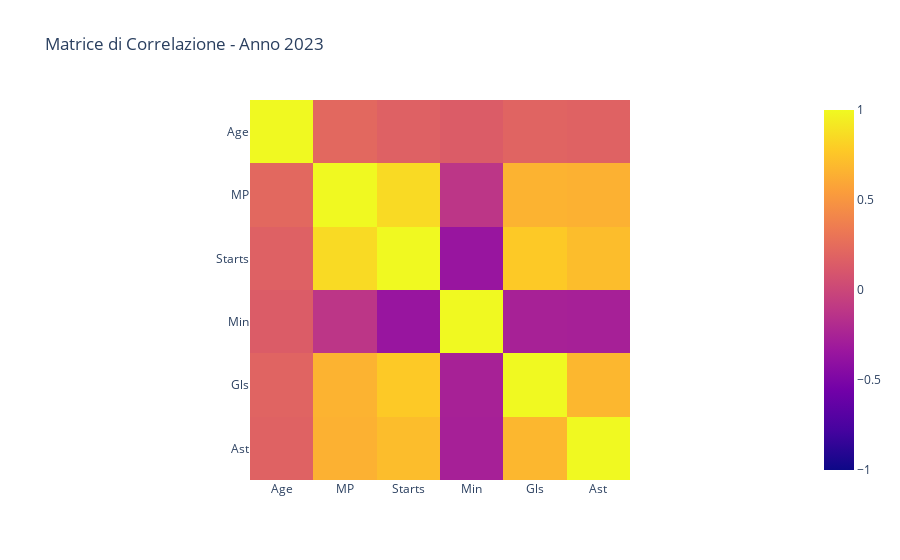
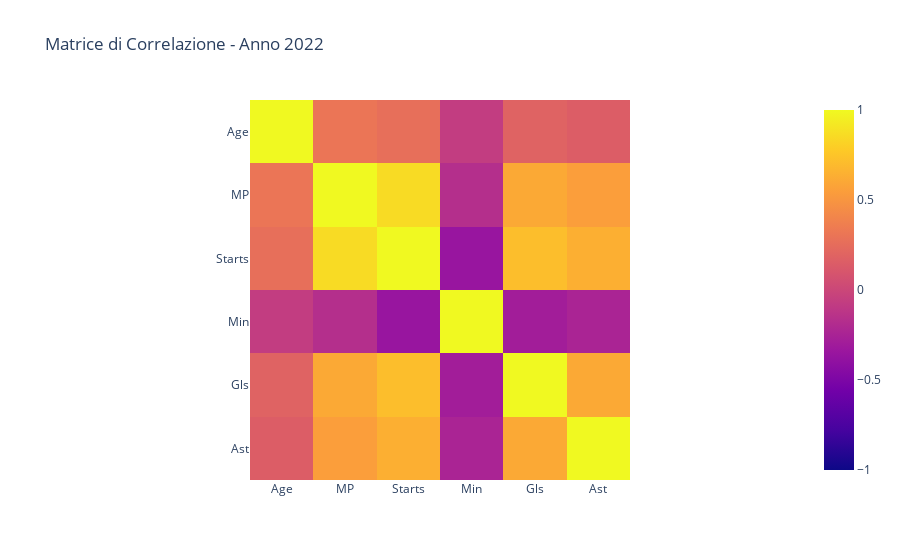
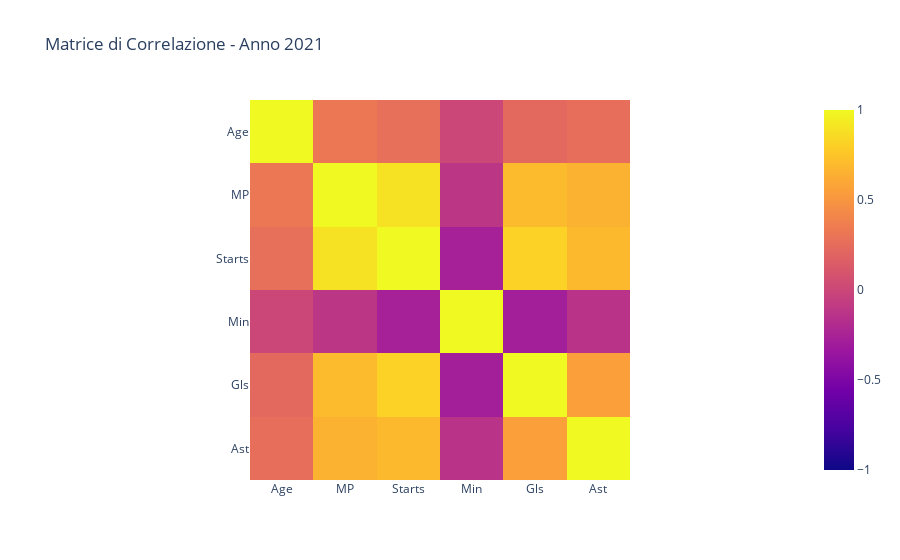
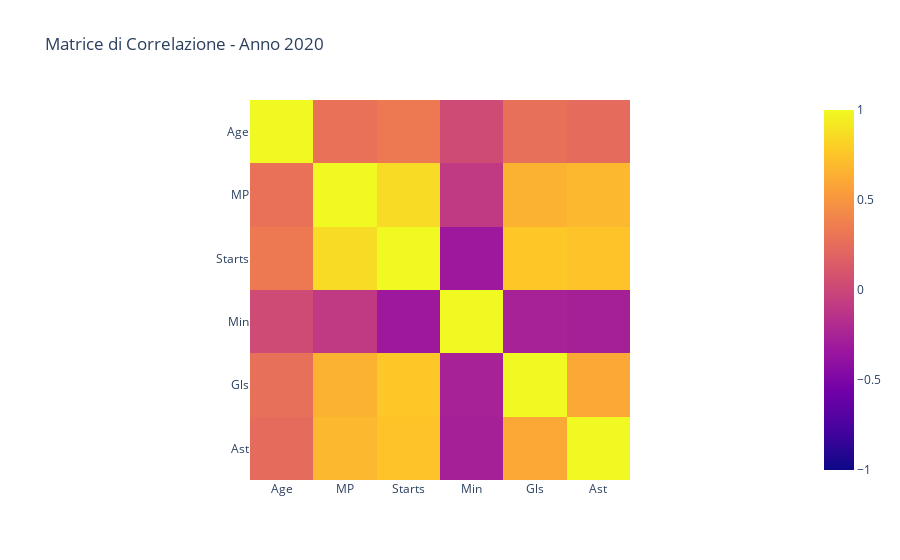

Notebook code for these charts, in order:
### Markdown cell above
Suddivideremo le statistiche del database in 4 categorie e le analizzeremo una ad una.

1) STATISTICHE DI IMPIEGO

La prima categoria riguarda le statistiche non di campo, quelle relative ad età, minutaggio e partite giocate

### Code cell
#Crea 5 matrici colorate in cui ogni quadratino rappresenta l'indice di  correlazione fra le statistiche per annata
colonne_da_eliminare = ['Player', 'Nation', 'Pos', 'Squad','G+A', 'G-PK', 'PK',
       'PKatt', 'CrdY', 'CrdR', 'xG', 'PrgP', 'PrgR', 'Sh', 'SoT', 'SoT%',
       'G/Sh', 'G/SoT', 'Dist', 'FK', 'G-xG', 'Cmp', 'Att', 'Cmp%', 'xA', 'KP',
       'PPA', 'CrsPA', 'SCA', 'GCA', 'Tkl', 'TklW', 'Mid 3rd', 'Att 3rd',
       'Touches', 'Mid 3rd.1', 'Att 3rd.1', 'Att.1', 'Succ', 'Succ%',
       'Carries', 'TotDist', '2CrdY', 'Fld', 'Off', 'Crs', 'Won', 'Lost',
       'Won%']

for file in files:
    
    data_frame = pd.read_excel(file)

    # Uso .drop per rimuovere dal data frame quelle statistiche che non voglio usare in questa analisi
    data_frame.drop(columns=colonne_da_eliminare, inplace=True) 

    corr_matrix = data_frame.corr()  # Calcolo la matrice di correlazione

    fig = px.imshow(corr_matrix, title=f"Matrice di Correlazione - Anno {year_mapping[file]}", zmin = -1, zmax = 1)
    # Ottengo in output il grafico di correlazione

    fig.show()

# Inserisco questa riga di codice in modo da poter visualizzare le colonne usate per l'analisi
print(f'Le colonne usate per questa analisi sono {list(data_frame.columns)}')

### Figure 1 — Plotly figure (JSON) as saved in the notebook; plotly's stock layout.template omitted (floating-point values rounded to 4 significant figures)
{"data": [{"coloraxis": "coloraxis", "hovertemplate": "x: %{x}<br>y: %{y}<br>color: %{z}<extra></extra>", "name": "0", "type": "heatmap", "x": ["Age", "MP", "Starts", "Min", "Gls", "Ast"], "xaxis": "x", "y": ["Age", "MP", "Starts", "Min", "Gls", "Ast"], "yaxis": "y", "z": [[1, 0.2211, 0.1747, 0.1449, 0.1978, 0.1826], [0.2211, 1, 0.8531, -0.1172, 0.6593, 0.649], [0.1747, 0.8531, 1, -0.3521, 0.7751, 0.7084], [0.1449, -0.1172, -0.3521, 1, -0.2616, -0.268], [0.1978, 0.6593, 0.7751, -0.2616, 1, 0.6801], [0.1826, 0.649, 0.7084, -0.268, 0.6801, 1]]}], "layout": {"coloraxis": {"cmax": 1, "cmin": -1, "colorscale": [[0, "#0d0887"], [0.1111, "#46039f"], [0.2222, "#7201a8"], [0.3333, "#9c179e"], [0.4444, "#bd3786"], [0.5556, "#d8576b"], [0.6667, "#ed7953"], [0.7778, "#fb9f3a"], [0.8889, "#fdca26"], [1, "#f0f921"]]}, "title": {"text": "Matrice di Correlazione - Anno 2023"}, "xaxis": {"anchor": "y", "constrain": "domain", "domain": [0, 1], "scaleanchor": "y"}, "yaxis": {"anchor": "x", "autorange": "reversed", "constrain": "domain", "domain": [0, 1]}}}

### Figure 2 — Plotly figure (JSON) as saved in the notebook; plotly's stock layout.template omitted (floating-point values rounded to 4 significant figures)
{"data": [{"coloraxis": "coloraxis", "hovertemplate": "x: %{x}<br>y: %{y}<br>color: %{z}<extra></extra>", "name": "0", "type": "heatmap", "x": ["Age", "MP", "Starts", "Min", "Gls", "Ast"], "xaxis": "x", "y": ["Age", "MP", "Starts", "Min", "Gls", "Ast"], "yaxis": "y", "z": [[1, 0.3086, 0.2705, -0.07042, 0.1865, 0.1536], [0.3086, 1, 0.8597, -0.1689, 0.608, 0.549], [0.2705, 0.8597, 1, -0.3519, 0.7164, 0.6391], [-0.07042, -0.1689, -0.3519, 1, -0.2917, -0.2406], [0.1865, 0.608, 0.7164, -0.2917, 1, 0.6083], [0.1536, 0.549, 0.6391, -0.2406, 0.6083, 1]]}], "layout": {"coloraxis": {"cmax": 1, "cmin": -1, "colorscale": [[0, "#0d0887"], [0.1111, "#46039f"], [0.2222, "#7201a8"], [0.3333, "#9c179e"], [0.4444, "#bd3786"], [0.5556, "#d8576b"], [0.6667, "#ed7953"], [0.7778, "#fb9f3a"], [0.8889, "#fdca26"], [1, "#f0f921"]]}, "title": {"text": "Matrice di Correlazione - Anno 2022"}, "xaxis": {"anchor": "y", "constrain": "domain", "domain": [0, 1], "scaleanchor": "y"}, "yaxis": {"anchor": "x", "autorange": "reversed", "constrain": "domain", "domain": [0, 1]}}}

### Figure 3 — Plotly figure (JSON) as saved in the notebook; plotly's stock layout.template omitted (floating-point values rounded to 4 significant figures)
{"data": [{"coloraxis": "coloraxis", "hovertemplate": "x: %{x}<br>y: %{y}<br>color: %{z}<extra></extra>", "name": "0", "type": "heatmap", "x": ["Age", "MP", "Starts", "Min", "Gls", "Ast"], "xaxis": "x", "y": ["Age", "MP", "Starts", "Min", "Gls", "Ast"], "yaxis": "y", "z": [[1, 0.3206, 0.2719, 0.002271, 0.2314, 0.2589], [0.3206, 1, 0.8903, -0.1149, 0.6966, 0.6518], [0.2719, 0.8903, 1, -0.2659, 0.8157, 0.6899], [0.002271, -0.1149, -0.2659, 1, -0.2853, -0.1387], [0.2314, 0.6966, 0.8157, -0.2853, 1, 0.5527], [0.2589, 0.6518, 0.6899, -0.1387, 0.5527, 1]]}], "layout": {"coloraxis": {"cmax": 1, "cmin": -1, "colorscale": [[0, "#0d0887"], [0.1111, "#46039f"], [0.2222, "#7201a8"], [0.3333, "#9c179e"], [0.4444, "#bd3786"], [0.5556, "#d8576b"], [0.6667, "#ed7953"], [0.7778, "#fb9f3a"], [0.8889, "#fdca26"], [1, "#f0f921"]]}, "title": {"text": "Matrice di Correlazione - Anno 2021"}, "xaxis": {"anchor": "y", "constrain": "domain", "domain": [0, 1], "scaleanchor": "y"}, "yaxis": {"anchor": "x", "autorange": "reversed", "constrain": "domain", "domain": [0, 1]}}}

### Figure 4 — Plotly figure (JSON) as saved in the notebook; plotly's stock layout.template omitted (floating-point values rounded to 4 significant figures)
{"data": [{"coloraxis": "coloraxis", "hovertemplate": "x: %{x}<br>y: %{y}<br>color: %{z}<extra></extra>", "name": "0", "type": "heatmap", "x": ["Age", "MP", "Starts", "Min", "Gls", "Ast"], "xaxis": "x", "y": ["Age", "MP", "Starts", "Min", "Gls", "Ast"], "yaxis": "y", "z": [[1, 0.283, 0.3312, 0.02604, 0.275, 0.2445], [0.283, 1, 0.8592, -0.0903, 0.6542, 0.6828], [0.3312, 0.8592, 1, -0.3281, 0.7681, 0.7431], [0.02604, -0.0903, -0.3281, 1, -0.2583, -0.2715], [0.275, 0.6542, 0.7681, -0.2583, 1, 0.5999], [0.2445, 0.6828, 0.7431, -0.2715, 0.5999, 1]]}], "layout": {"coloraxis": {"cmax": 1, "cmin": -1, "colorscale": [[0, "#0d0887"], [0.1111, "#46039f"], [0.2222, "#7201a8"], [0.3333, "#9c179e"], [0.4444, "#bd3786"], [0.5556, "#d8576b"], [0.6667, "#ed7953"], [0.7778, "#fb9f3a"], [0.8889, "#fdca26"], [1, "#f0f921"]]}, "title": {"text": "Matrice di Correlazione - Anno 2020"}, "xaxis": {"anchor": "y", "constrain": "domain", "domain": [0, 1], "scaleanchor": "y"}, "yaxis": {"anchor": "x", "autorange": "reversed", "constrain": "domain", "domain": [0, 1]}}}
